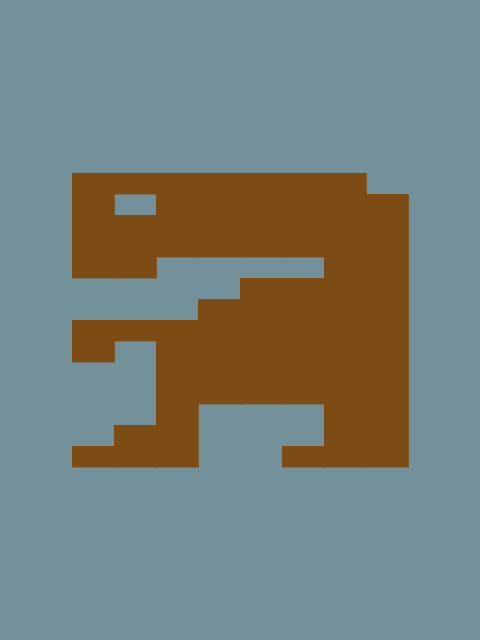
Frame 1 (no input)
Frame 2 (the mouse pressed at the canvas centre, redrawn once): identical to frame 1, image omitted

The Processing sketch that drew this single still picture (run headless with seeded random() and noise(); the mouse was pressed at the canvas centre and the sketch redrawn once):

// Processing sketch: et_the_extra_terrestrial
// ── et_the_extra_terrestrial.pde
// Manuale di Programmazione Cinematografica
// Daniele Olmisani, 2016

// E.T. the extra-terrestrial (1982)


final color PAPER = color(115, 145, 155);
final color INK = color(125, 75, 20);

final int COLS = 8;

final String SPRITE = 
  "XXXXXXX." +
  "X.XXXXXX" +
  "XXXXXXXX" +
  "XXXXXXXX" +
  "XX....XX" +
  "....XXXX" +
  "...XXXXX" +
  "XXXXXXXX" +
  "X.XXXXXX" +
  "..XXXXXX" +
  "..XXXXXX" +
  "..X...XX" +
  ".XX...XX" +
  "XXX..XXX";


void setup() {
  size(480, 640);
  noLoop();
}


void draw() {
  
  float s = 0.7 * (min(width, height) / (2*COLS));
  float l = SPRITE.length();

  translate((width-2*s*COLS)/2.0, (height-s*l/COLS)/2.0);
  scale(2*s, s);
   
  background(PAPER);
  
  fill(INK);
  stroke(INK);
  strokeWeight(0.02);
  
  for (int i=0; i<l; i++) {
    
    if (SPRITE.charAt(i) == 'X') {
      rect(i%COLS, i/COLS, 1, 1);
    }
  }
  
  save("et-the-extra-terrestrial.png");
}
